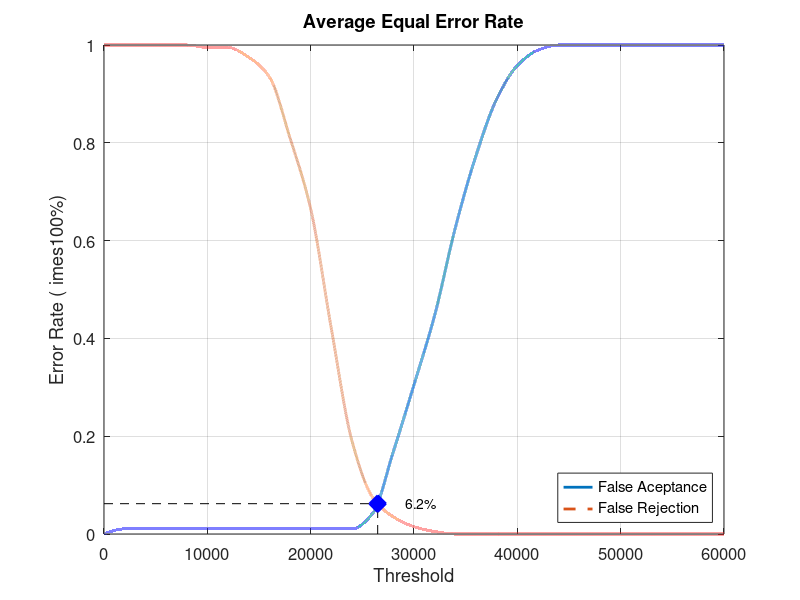
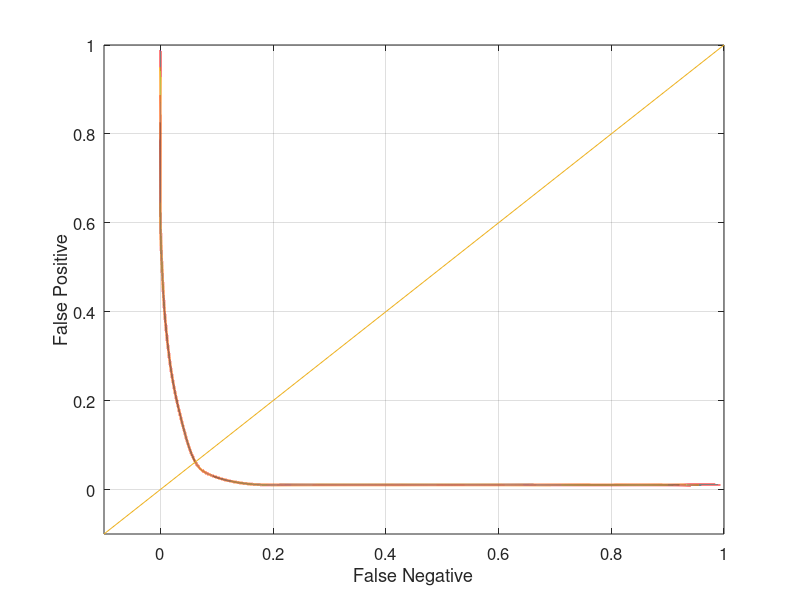

The MATLAB source for these figures, in order:
close all;
clear;
clc;
x = 0:2000:60000;
xq = 0:0.5:60000;

y0 = [0 0.0105263 0.0105263 0.0105263 0.0105263 0.0105263 0.0105263 0.0105263 0.0105263 0.0105263 0.0105263 0.0105263 0.0105263 0.0421053 0.168421 0.305263 0.447368 0.626316 0.773684 0.889474 0.957895 0.989474 1 1 1 1 1 1 1 1 1]
yy0 = interp1(x, y0, xq, 'pchip');
y1 = [1 1 1 1 1 0.995 0.995 0.975 0.935 0.81 0.665 0.42 0.19 0.075 0.035 0.015 0.005 0 0 0 0 0 0 0 0 0 0 0 0 0 0]
yy1 = interp1(x, y1, xq, 'pchip');

% Calculating EER: 
y2 = abs(y0 - y1);
find(y2 == min(y2))
yy2 = abs(yy0 - yy1);
xEER = find(yy2 == min(yy2));
xEERIndex = xq(xEER) % X-axis EER
yEER = yy0(xEER) % Y-axis EER

main = figure
plot(xq, yy0,'-','LineWidth', 2);	hold on
plot(xq, yy1,'--','LineWidth', 2);	hold on
plot([xEERIndex xEERIndex], [0 yEER], 'k--');	hold on
plot([0 xEERIndex], [yEER yEER], 'k--');	hold on
plot(xEERIndex, yEER, 'bx', 'LineWidth', 10);	hold on
text(xEERIndex + 10 * xEERIndex / 100, yEER, [num2str(round((10000 * yEER)) / 100) '%'])
legend('False Aceptance', 'False Rejection', 'Location', 'SouthEast')
xlabel('Threshold')
ylabel('Error Rate (	imes100%)')
title('Average Equal Error Rate')
set(gca, 'FontSize', 12)
axis([0 60000 0 1])
grid on

print(main, 'Database5_2Main', '-dpng');
FNRxFPR = figure('Color', [1 1 1]);
plot(yy1, yy0, '-', yy1, yy0, 'LineWidth', 2);
hold on
y = -0.1:0.1:1
plot(y, y); 
set(gca, 'FontSize', 12)
xlabel('False Negative')
ylabel('False Positive')
axis([-0.1 1 -0.1 1])
set(gca, 'FontSize', 12)
grid on

print(FNRxFPR, 'Database5_2FNRxFPR','-dpng');
